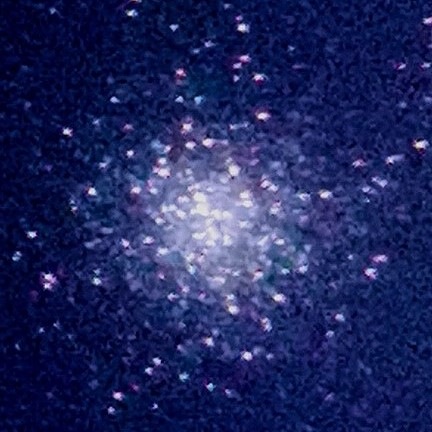
#> input picture attempts/images/M83 my own image.jpg, 432 x 432 px, found by its file name
$ python 'image magnification, optimised.py'
#> lines starting #> are read from the running program, lines starting #| are printed output that depends on the picture
# chessboard pattern for magnification

# Attempts at vectorising the lensing process

# import modules
import numpy as np
import matplotlib.pyplot as plt
import timeit
from PIL import Image

# %%

# start the timer
start = timeit.default_timer()

# set up some initial parameters
rc = 0.7
eps = 0
dom = 1  # abs() of domain of r values (normally -1, 1 --> 1)
size = 201  # odd for test

# read in the image of the source
# NB set correct Working directory
image_s = Image.open('attempts\\images\\M83 my own image.jpg')
#> image_s is the input picture: PIL image 432x432 RGB; mean R, G, B 31.5, 39, 94.8
# change it to a numpy array
image_s = np.array(image_s)

# from it, extract size:
size = len(image_s[:, 0 , 0])
#> size = 432

# plot that image
plt.imshow(image_s)

# set up an empty array to store lensed image
image_l = np.zeros([size, size, 3])

# find the width of each pixel given the domain and size
p_width = 2*dom/(size)
#> p_width = 0.00463

# Vectorising the mapping of pixels to source plane and copying data:

# set up an array of index numbers in the lens image array
i_arr = np.arange(0, size, 1)
#> i_arr = 432 values from 0 to 431
j_arr = np.arange(0, size, 1)
#> j_arr = 432 values from 0 to 431

# based on pixel position get reduced coords. r_1 and r_2 as arrays
r1 = 2*dom*i_arr/(size-1) - dom
#> r1 = 432 values from -1 to 1
r2 = 2*dom*j_arr/(size-1) - dom
#> r2 = 432 values from -1 to 1

# grid them
r1g, r2g = np.meshgrid(r1, r2)

# use lens equation to get array of positions on image_s for each pixel in lens image
s1 = r1g - ((1 - eps)*r1g)/np.sqrt(rc**2 + (1 - eps)*r1g**2 + (1 + eps)*r2g**2)
s2 = r2g - ((1 + eps)*r2g)/np.sqrt(rc**2 + (1 - eps)*r1g**2 + (1 + eps)*r2g**2)

# s coordinates dont have to be pixel positions in reduced
# need to find which pixel they lie in in the original image for all pixels
# therefore for all array values
index_1 = np.floor((s1 + dom)/p_width)
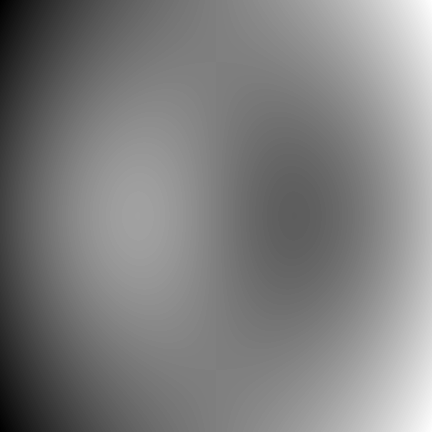
#> index_1: shape (432, 432) float64; min 136, max 295, mean 215.5; drawn with min black and max white
index_2 = np.floor((s2 + dom)/p_width)
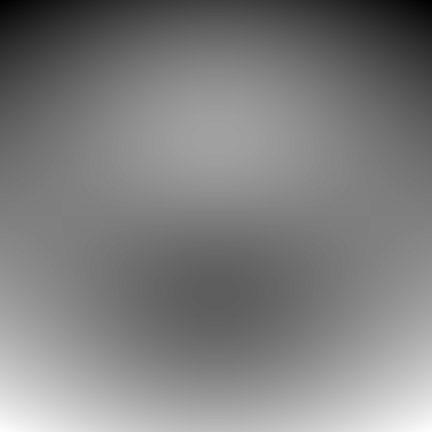
#> index_2: shape (432, 432) float64; min 136, max 295, mean 215.5; drawn with min black and max white

# change them to integers
index_1 = index_1.astype(int)
index_2 = index_2.astype(int)
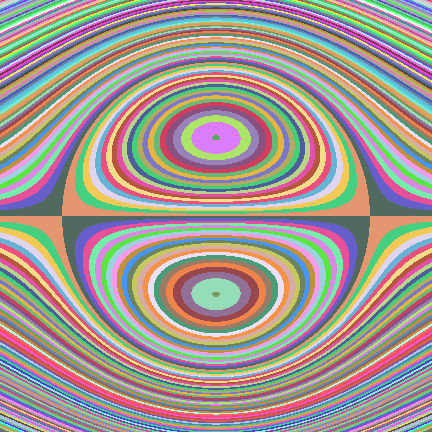
#> index_2: shape (432, 432) int64; 160 distinct labels, from 136 to 295; one colour per label, 0 black

# copy the data from source image at these indexes over to lens image array
image_l[:, :, :] = image_s[index_1, index_2, :]
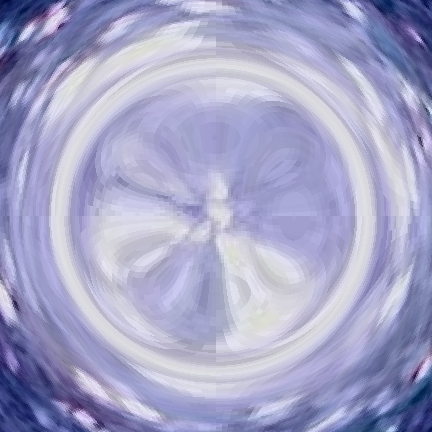
#> image_l: shape (432, 432, 3) float64; mean R, G, B 165, 165.4, 200.1

# correct for RGB going range 0, 1 for imshow
image_l *= 1/256


plt.figure()
# plot the resulting image
plt.imshow(image_l)

# return time to run
stop = timeit.default_timer()
print('Time to run was: {:.4f}'.format(stop - start) + ' s')
